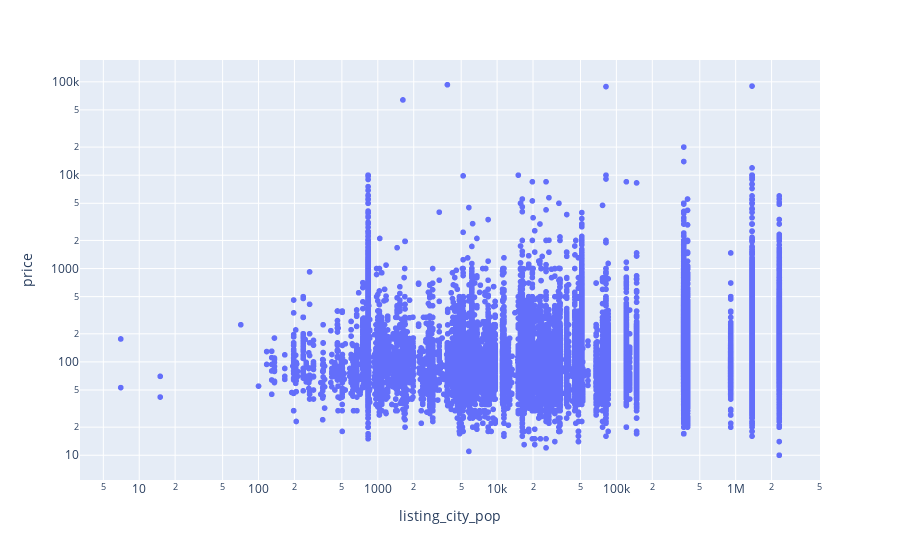

Notebook cell for this chart:
### Markdown cell above
## Neighbourhoods

### Code cell
fig = px.scatter(df,
                 x = "listing_city_pop",
                 y = "price",
                 log_x=True,
                 log_y=True
                 )
fig.show()

### Figure 1 — Plotly figure (JSON) as saved in the notebook; plotly's stock layout.template omitted (floating-point values rounded to 4 significant figures; data arrays with more than 128 entries replaced by an {"elided": "..."} marker saying what was removed)
{"data": [{"hovertemplate": "listing_city_pop=%{x}<br>price=%{y}<extra></extra>", "legendgroup": "", "marker": {"color": "#636efa", "symbol": "circle"}, "mode": "markers", "name": "", "showlegend": false, "x": {"elided": "81294 int values"}, "xaxis": "x", "y": {"elided": "81294 float values"}, "yaxis": "y", "type": "scattergl"}], "layout": {"xaxis": {"anchor": "y", "domain": [0.0, 1.0], "title": {"text": "listing_city_pop"}, "type": "log"}, "yaxis": {"anchor": "x", "domain": [0.0, 1.0], "title": {"text": "price"}, "type": "log"}, "legend": {"tracegroupgap": 0}, "margin": {"t": 60}}}
